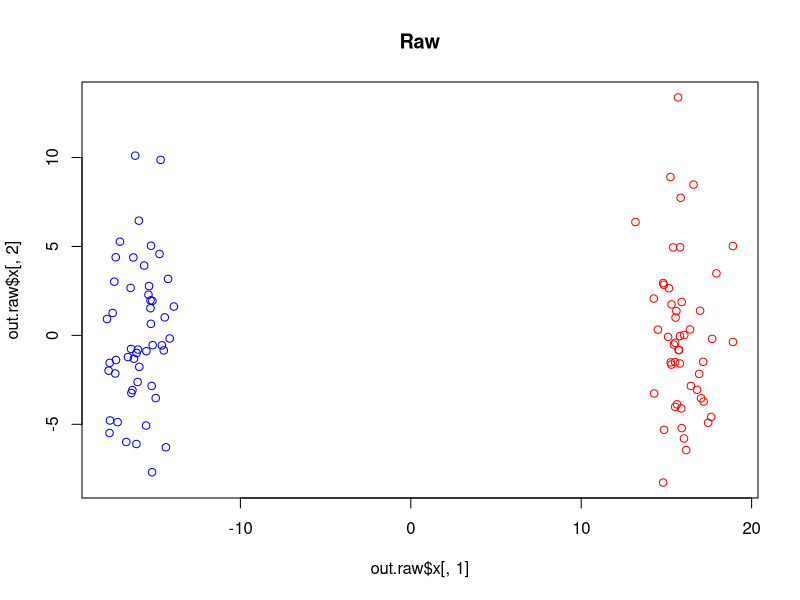
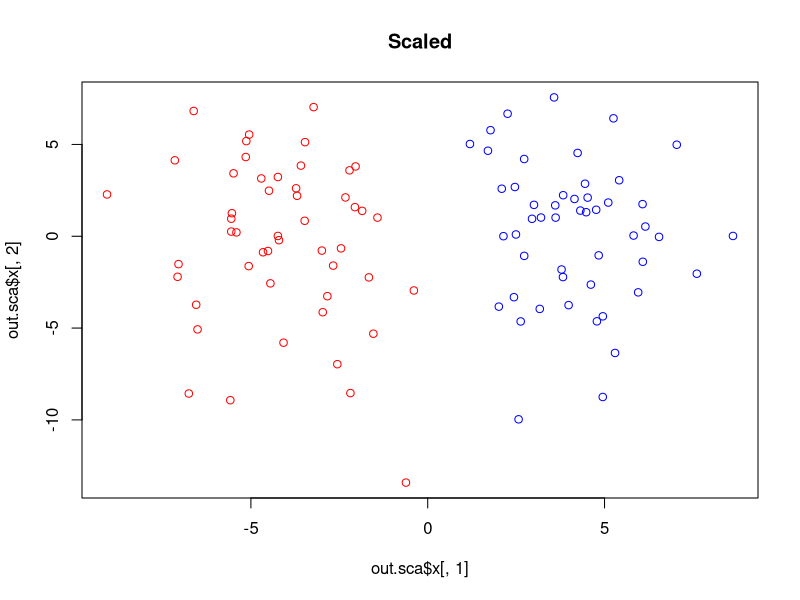

Here is the R script that generated these plots, in order:
## ---- chunk 1
set.seed(10)
a <- matrix(rnorm(100000), ncol=100)
a[1:10,1:50] <- a[1:10,1:50] + 10

out.raw <- prcomp(t(a))
out.sca <- prcomp(t(a), scale=TRUE)

# Populations are less clearly separated after scaling.
col <- rep(c("blue", "red"), each=50)
plot(out.raw$x[,1], out.raw$x[,2], col=col, main="Raw")
plot(out.sca$x[,1], out.sca$x[,2], col=col, main="Scaled")
